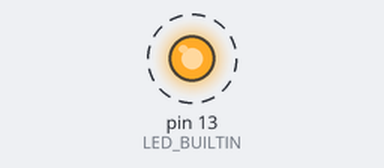
Bench run of a sketch on a simulated Arduino Uno, built with avr-gcc and run on an emulated ATmega328P. On the bench: output pins drawn as LEDs (lit = HIGH). Dashed ring = blinking.

Above: at 0.07 s.
Timing chart, 0 to 3.0 s (numbered marks = the images above):
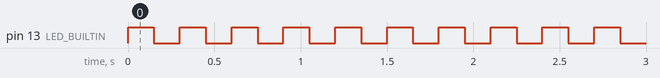

Measured:
- by itself, pin 13 (LED_BUILTIN): alternates HIGH for 0.15 s and LOW for 0.15 s

The sketch:

sketch_mar21a.ino
```cpp
/*
 * Example of a Arduino interruption and RTOS Binary Semaphore
 * https://www.freertos.org/Embedded-RTOS-Binary-Semaphores.html
 */


// Include Arduino FreeRTOS library
#include <Arduino_FreeRTOS.h>


void setup() {

  Serial.begin(9600);


 // Create task for Arduino led
  xTaskCreate(TaskLed, // Task function
              "Led", // Task name
              128, // Stack size
              NULL,
              0, // Priority
              NULL );

  vTaskStartScheduler();

}

void loop() {}


/*
 * Led task.
 */
void TaskLed(void *pvParameters)
{
  (void) pvParameters;

  pinMode(LED_BUILTIN, OUTPUT);

  for (;;) {


    digitalWrite(LED_BUILTIN, !digitalRead(LED_BUILTIN));
    vTaskDelay(10);
  }
}
```
